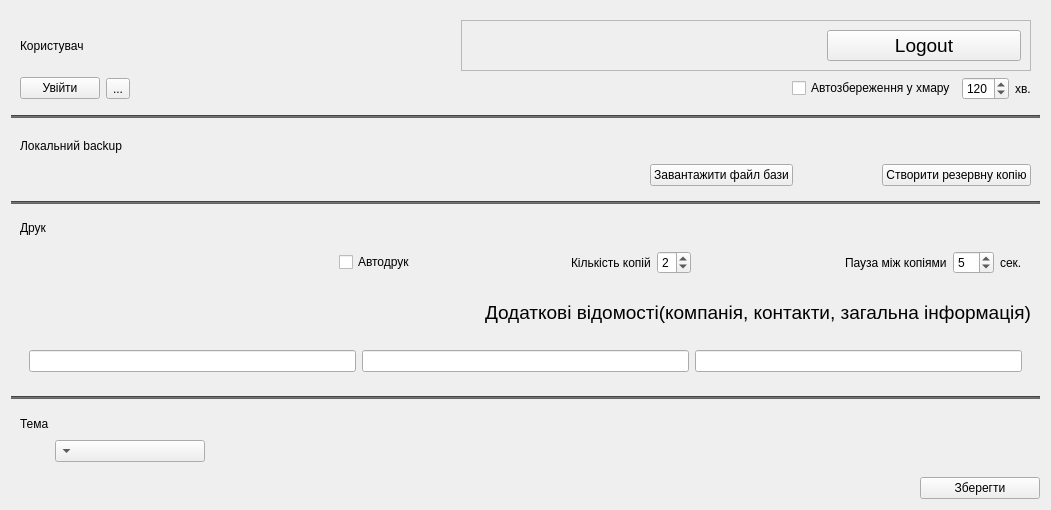
        <widget class="QWidget" name="tabSettings">
         <attribute name="title">
          <string>Налаштування</string>
         </attribute>
         <layout class="QGridLayout" name="gridLayout_19">
          <item row="7" column="0">
           <spacer name="horizontalSpacer_12">
            <property name="orientation">
             <enum>Qt::Horizontal</enum>
            </property>
            <property name="sizeHint" stdset="0">
             <size>
              <width>600</width>
              <height>20</height>
             </size>
            </property>
           </spacer>
          </item>
          <item row="4" column="0" colspan="2">
           <widget class="QWidget" name="widget_5" native="true">
            <layout class="QGridLayout" name="gridLayout_9">
             <item row="0" column="0">
              <widget class="QLabel" name="label_12">
               <property name="text">
                <string>Друк</string>
               </property>
              </widget>
             </item>
             <item row="0" column="1" colspan="3">
              <spacer name="horizontalSpacer_8">
               <property name="orientation">
                <enum>Qt::Horizontal</enum>
               </property>
               <property name="sizeHint" stdset="0">
                <size>
                 <width>666</width>
                 <height>17</height>
                </size>
               </property>
              </spacer>
             </item>
             <item row="1" column="0" colspan="2">
              <spacer name="horizontalSpacer_9">
               <property name="orientation">
                <enum>Qt::Horizontal</enum>
               </property>
               <property name="sizeHint" stdset="0">
                <size>
                 <width>40</width>
                 <height>20</height>
                </size>
               </property>
              </spacer>
             </item>
             <item row="1" column="2" colspan="2">
              <widget class="QWidget" name="widget_6" native="true">
               <layout class="QHBoxLayout" name="horizontalLayout">
                <item>
                 <widget class="QCheckBox" name="checkBoxAutoprint">
                  <property name="text">
                   <string>Автодрук</string>
                  </property>
                 </widget>
                </item>
                <item>
                 <spacer name="horizontalSpacer_10">
                  <property name="orientation">
                   <enum>Qt::Horizontal</enum>
                  </property>
                  <property name="sizeHint" stdset="0">
                   <size>
                    <width>17</width>
                    <height>20</height>
                   </size>
                  </property>
                 </spacer>
                </item>
                <item>
                 <widget class="QLabel" name="label_13">
                  <property name="text">
                   <string>Кількість копій</string>
                  </property>
                 </widget>
                </item>
                <item>
                 <widget class="QSpinBox" name="spinBoxPrintCopyAmount">
                  <property name="maximum">
                   <number>5</number>
                  </property>
                  <property name="value">
                   <number>2</number>
                  </property>
                 </widget>
                </item>
                <item>
                 <spacer name="horizontalSpacer_15">
                  <property name="orientation">
                   <enum>Qt::Horizontal</enum>
                  </property>
                  <property name="sizeHint" stdset="0">
                   <size>
                    <width>18</width>
                    <height>20</height>
                   </size>
                  </property>
                 </spacer>
                </item>
                <item>
                 <widget class="QLabel" name="label_14">
                  <property name="text">
                   <string>Пауза між копіями</string>
                  </property>
                 </widget>
                </item>
                <item>
                 <widget class="QSpinBox" name="spinBoxPauseBetweenCopies">
                  <property name="maximum">
                   <number>30</number>
                  </property>
                  <property name="value">
                   <number>5</number>
                  </property>
                 </widget>
                </item>
                <item>
                 <widget class="QLabel" name="label_35">
                  <property name="text">
                   <string>сек.</string>
                  </property>
                 </widget>
                </item>
               </layout>
              </widget>
             </item>
             <item row="2" column="0" colspan="3">
              <spacer name="horizontalSpacer_11">
               <property name="orientation">
                <enum>Qt::Horizontal</enum>
               </property>
               <property name="sizeHint" stdset="0">
                <size>
                 <width>459</width>
                 <height>46</height>
                </size>
               </property>
              </spacer>
             </item>
             <item row="2" column="3">
              <widget class="QLabel" name="label_15">
               <property name="font">
                <font>
                 <pointsize>14</pointsize>
                </font>
               </property>
               <property name="text">
                <string>Додаткові відомості(компанія, контакти, загальна інформація)</string>
               </property>
              </widget>
             </item>
             <item row="3" column="0" colspan="4">
              <widget class="QWidget" name="widget_7" native="true">
               <layout class="QHBoxLayout" name="horizontalLayout_3">
                <item>
                 <widget class="QLineEdit" name="lineEditAdditional_info1"/>
                </item>
                <item>
                 <widget class="QLineEdit" name="lineEditAdditional_info2"/>
                </item>
                <item>
                 <widget class="QLineEdit" name="lineEditAdditional_info3"/>
                </item>
               </layout>
              </widget>
             </item>
            </layout>
           </widget>
          </item>
          <item row="1" column="0" colspan="2">
           <widget class="Line" name="line">
            <property name="styleSheet">
             <string notr="true">background: rgb(100, 100, 100)</string>
            </property>
            <property name="orientation">
             <enum>Qt::Horizontal</enum>
            </property>
           </widget>
          </item>
          <item row="6" column="0" colspan="2">
           <widget class="QWidget" name="widget_17" native="true">
            <layout class="QGridLayout" name="gridLayout_10">
             <item row="0" column="0">
              <widget class="QLabel" name="label_30">
               <property name="text">
                <string>Тема</string>
               </property>
              </widget>
             </item>
             <item row="1" column="2">
              <spacer name="horizontalSpacer_19">
               <property name="orientation">
                <enum>Qt::Horizontal</enum>
               </property>
               <property name="sizeHint" stdset="0">
                <size>
                 <width>361</width>
                 <height>20</height>
                </size>
               </property>
              </spacer>
             </item>
             <item row="0" column="2">
              <spacer name="horizontalSpacer_18">
               <property name="orientation">
                <enum>Qt::Horizontal</enum>
               </property>
               <property name="sizeHint" stdset="0">
                <size>
                 <width>361</width>
                 <height>20</height>
                </size>
               </property>
              </spacer>
             </item>
             <item row="1" column="1">
              <widget class="QComboBox" name="comboBoxColorTheme">
               <property name="minimumSize">
                <size>
                 <width>150</width>
                 <height>0</height>
                </size>
               </property>
               <property name="layoutDirection">
                <enum>Qt::RightToLeft</enum>
               </property>
              </widget>
             </item>
            </layout>
           </widget>
          </item>
          <item row="7" column="1">
           <widget class="QPushButton" name="pushButtonSettingsSave">
            <property name="minimumSize">
             <size>
              <width>120</width>
              <height>0</height>
             </size>
            </property>
            <property name="text">
             <string>Зберегти</string>
            </property>
           </widget>
          </item>
          <item row="2" column="0" colspan="2">
           <widget class="QWidget" name="widget_4" native="true">
            <layout class="QGridLayout" name="gridLayout_8">
             <item row="0" column="0">
              <widget class="QLabel" name="label_10">
               <property name="text">
                <string>Локальний backup</string>
               </property>
              </widget>
             </item>
             <item row="1" column="0">
              <spacer name="horizontalSpacer_6">
               <property name="orientation">
                <enum>Qt::Horizontal</enum>
               </property>
               <property name="sizeHint" stdset="0">
                <size>
                 <width>318</width>
                 <height>20</height>
                </size>
               </property>
              </spacer>
             </item>
             <item row="1" column="1">
              <widget class="QPushButton" name="pushButtonImportBase">
               <property name="text">
                <string>Завантажити файл бази</string>
               </property>
              </widget>
             </item>
             <item row="1" column="3">
              <widget class="QPushButton" name="pushButtonExportBase">
               <property name="text">
                <string>Створити резервну копію</string>
               </property>
              </widget>
             </item>
             <item row="0" column="1" colspan="3">
              <spacer name="horizontalSpacer_7">
               <property name="orientation">
                <enum>Qt::Horizontal</enum>
               </property>
               <property name="sizeHint" stdset="0">
                <size>
                 <width>381</width>
                 <height>25</height>
                </size>
               </property>
              </spacer>
             </item>
            </layout>
           </widget>
          </item>
          <item row="3" column="0" colspan="2">
           <widget class="Line" name="line_2">
            <property name="styleSheet">
             <string notr="true">background: rgb(100, 100, 100)</string>
            </property>
            <property name="orientation">
             <enum>Qt::Horizontal</enum>
            </property>
           </widget>
          </item>
          <item row="0" column="0" colspan="2">
           <widget class="QWidget" name="widget_3" native="true">
            <layout class="QGridLayout" name="gridLayout_7">
             <item row="0" column="0">
              <widget class="QLabel" name="label_9">
               <property name="text">
                <string>Користувач</string>
               </property>
              </widget>
             </item>
             <item row="0" column="2">
              <spacer name="horizontalSpacer_4">
               <property name="orientation">
                <enum>Qt::Horizontal</enum>
               </property>
               <property name="sizeHint" stdset="0">
                <size>
                 <width>272</width>
                 <height>20</height>
                </size>
               </property>
              </spacer>
             </item>
             <item row="0" column="3" colspan="4">
              <widget class="QFrame" name="frame_6">
               <property name="frameShape">
                <enum>QFrame::StyledPanel</enum>
               </property>
               <property name="frameShadow">
                <enum>QFrame::Raised</enum>
               </property>
               <layout class="QGridLayout" name="gridLayout_25">
                <item row="0" column="0">
                 <widget class="QLabel" name="labelMegaLogin">
                  <property name="minimumSize">
                   <size>
                    <width>350</width>
                    <height>0</height>
                   </size>
                  </property>
                  <property name="text">
                   <string/>
                  </property>
                  <property name="alignment">
                   <set>Qt::AlignRight|Qt::AlignTrailing|Qt::AlignVCenter</set>
                  </property>
                 </widget>
                </item>
                <item row="0" column="1">
                 <widget class="QPushButton" name="pushButtonLogout">
                  <property name="font">
                   <font>
                    <pointsize>14</pointsize>
                   </font>
                  </property>
                  <property name="styleSheet">
                   <string notr="true"/>
                  </property>
                  <property name="text">
                   <string>Logout</string>
                  </property>
                 </widget>
                </item>
               </layout>
              </widget>
             </item>
             <item row="1" column="0">
              <widget class="QPushButton" name="pushButtonSyncToFirebase">
               <property name="text">
                <string>Увійти</string>
               </property>
              </widget>
             </item>
             <item row="1" column="1">
              <widget class="QToolButton" name="toolButtonAuth">
               <property name="text">
                <string>...</string>
               </property>
              </widget>
             </item>
             <item row="1" column="2">
              <spacer name="horizontalSpacer_5">
               <property name="orientation">
                <enum>Qt::Horizontal</enum>
               </property>
               <property name="sizeHint" stdset="0">
                <size>
                 <width>272</width>
                 <height>20</height>
                </size>
               </property>
              </spacer>
             </item>
             <item row="1" column="3">
              <spacer name="horizontalSpacer_25">
               <property name="orientation">
                <enum>Qt::Horizontal</enum>
               </property>
               <property name="sizeHint" stdset="0">
                <size>
                 <width>40</width>
                 <height>20</height>
                </size>
               </property>
              </spacer>
             </item>
             <item row="1" column="4">
              <widget class="QCheckBox" name="checkBoxAutobackup">
               <property name="text">
                <string>Автозбереження у хмару</string>
               </property>
              </widget>
             </item>
             <item row="1" column="5">
              <widget class="QSpinBox" name="spinBoxBackupTime">
               <property name="minimum">
                <number>15</number>
               </property>
               <property name="maximum">
                <number>720</number>
               </property>
               <property name="singleStep">
                <number>30</number>
               </property>
               <property name="value">
                <number>120</number>
               </property>
              </widget>
             </item>
             <item row="1" column="6">
              <widget class="QLabel" name="label_11">
               <property name="text">
                <string>хв.</string>
               </property>
              </widget>
             </item>
            </layout>
           </widget>
          </item>
          <item row="5" column="0" colspan="2">
           <widget class="Line" name="line_4">
            <property name="styleSheet">
             <string notr="true">background: rgb(100, 100, 100)</string>
            </property>
            <property name="orientation">
             <enum>Qt::Horizontal</enum>
            </property>
           </widget>
          </item>
         </layout>
        </widget>
